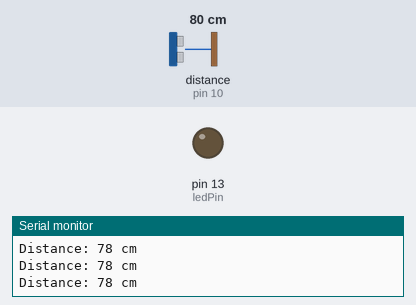
The sketch below on a simulated Arduino Uno, built with avr-gcc and run on an emulated ATmega328P. Parts: output pins drawn as LEDs (lit = HIGH), the last lines printed to the serial monitor. Wiring (inferred from the names in the program): ultrasonic range finder: trigger pin 9; echo pin 10. Dashed ring = blinking. The test bench sets the inputs (shaded band); at power-on: distance to the obstacle (sensor on pin 10) 80 cm. The echo pulse lasts 58.3 µs per cm; pins used as bus, display or sensor lines are not drawn.

Above: at 1.2 s.
1.3 s: distance to the obstacle (sensor on pin 10) set to 13 cm
2.8 s: distance to the obstacle (sensor on pin 10) set to 10 cm
At 3.2 s:
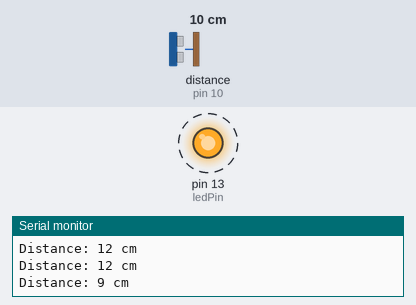
5.8 s: distance to the obstacle (sensor on pin 10) set to 18 cm
At 6.4 s:
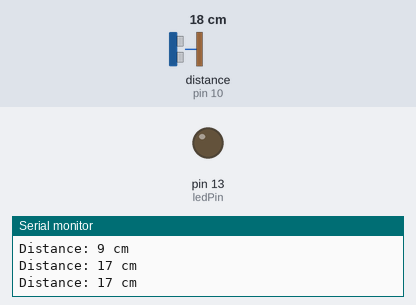
7.3 s: distance to the obstacle (sensor on pin 10) set to 2 cm
At 7.7 s:
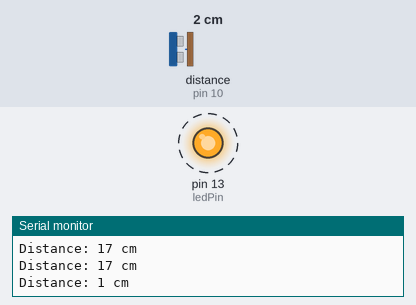
Timing chart, 0 to 11.3 s (numbered marks = the images above; inputs shaded):
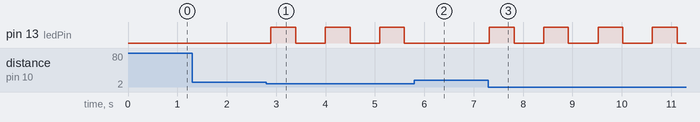

Measured:
- the behaviour switches between 12 and 11 cm on distance to the obstacle (sensor on pin 10) (found by bisection; images 0 and 1)
- after the input at 2.8 s, pin 13 (ledPin): alternates HIGH for 0.50 s and LOW for 0.60 s, starting after 0.09 s
- after the input at 5.8 s, pin 13 (ledPin): stays LOW (without the input it goes to HIGH after 0.40 s)
- after the input at 7.3 s, pin 13 (ledPin): alternates HIGH for 0.50 s and LOW for 0.60 s, starting at once

The sketch:

19_ex.ino
```cpp
const int trigPin = 9;
const int echoPin = 10;


const int ledPin = 13;


const int distanceThreshold = 10;

void setup() {

  Serial.begin(9600);


  pinMode(trigPin, OUTPUT);
  pinMode(echoPin, INPUT);
  pinMode(ledPin, OUTPUT);
}

void loop() {

  long duration;
  int distance;


  digitalWrite(trigPin, LOW);
  delayMicroseconds(2);
  digitalWrite(trigPin, HIGH);
  delayMicroseconds(10);
  digitalWrite(trigPin, LOW);


  duration = pulseIn(echoPin, HIGH);


  distance = duration * 0.034 / 2;


  Serial.print("Distance: ");
  Serial.print(distance);
  Serial.println(" cm");


  if (distance <= distanceThreshold) {
    digitalWrite(ledPin, HIGH);
    delay(500);
    digitalWrite(ledPin, LOW);
    delay(500);
  } else {
    digitalWrite(ledPin, LOW);
  }

  delay(100);
}
```
